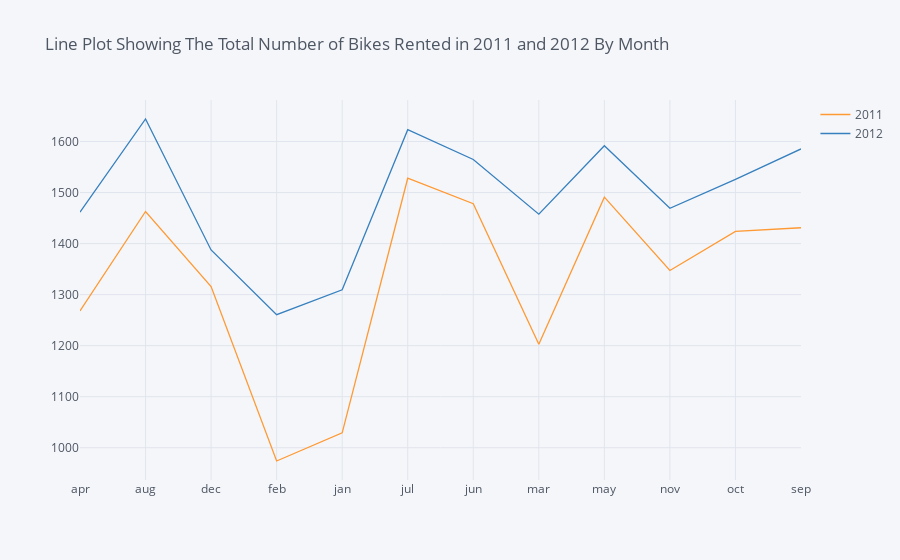

Notebook cell for this chart:
### Code cell
a.iplot(title='Line Plot Showing The Total Number of Bikes Rented in 2011 and 2012 By Month')

### Figure 1 — Plotly figure (JSON) as saved in the notebook; plotly's stock layout.template omitted (floating-point values rounded to 4 significant figures)
{"data": [{"line": {"color": "rgba(255, 153, 51, 1.0)", "dash": "solid", "shape": "linear", "width": 1.3}, "mode": "lines", "name": "2011", "text": "", "type": "scatter", "x": ["apr", "aug", "dec", "feb", "jan", "jul", "jun", "mar", "may", "nov", "oct", "sep"], "y": [1268.0, 1463.0, 1316.0, 974.0, 1029.0, 1528.0, 1478.0, 1203.0, 1491.0, 1347.0, 1424.0, 1431.0]}, {"line": {"color": "rgba(55, 128, 191, 1.0)", "dash": "solid", "shape": "linear", "width": 1.3}, "mode": "lines", "name": "2012", "text": "", "type": "scatter", "x": ["apr", "aug", "dec", "feb", "jan", "jul", "jun", "mar", "may", "nov", "oct", "sep"], "y": [1462.0, 1644.0, 1388.0, 1261.0, 1310.0, 1623.0, 1565.0, 1458.0, 1592.0, 1469.0, 1526.0, 1585.0]}], "layout": {"autosize": true, "legend": {"bgcolor": "#F5F6F9", "font": {"color": "#4D5663"}}, "paper_bgcolor": "#F5F6F9", "plot_bgcolor": "#F5F6F9", "title": {"font": {"color": "#4D5663"}, "text": "Line Plot Showing The Total Number of Bikes Rented in 2011 and 2012 By Month"}, "xaxis": {"autorange": true, "gridcolor": "#E1E5ED", "range": [0, 11], "showgrid": true, "tickfont": {"color": "#4D5663"}, "title": {"font": {"color": "#4D5663"}, "text": ""}, "type": "category", "zerolinecolor": "#E1E5ED"}, "yaxis": {"autorange": true, "gridcolor": "#E1E5ED", "range": [936.8, 1681.0], "showgrid": true, "tickfont": {"color": "#4D5663"}, "title": {"font": {"color": "#4D5663"}, "text": ""}, "type": "linear", "zerolinecolor": "#E1E5ED"}}}
